Frame 1 (no input): blank canvas, image omitted
Frame 60 (the mouse pressed at the canvas centre just before this capture): blank canvas, image omitted
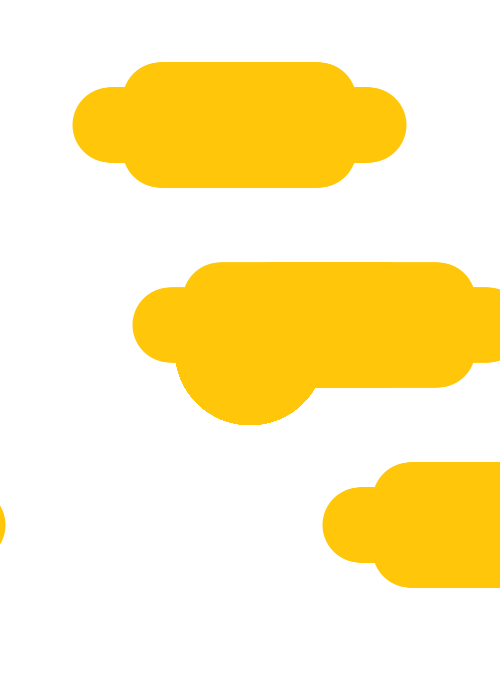
Frame 120 (the mouse held since frame 60 and released just before this capture)

The Processing sketch whose frames 1 and 60 were blank and that drew this single picture after the mouse press (run headless with seeded random() and noise(); from frame 60 on, the mouse is pressed at the canvas centre):

// Processing sketch: processing_71397
// ── processing_71397.pde

float speed1 = 1;
float speed2 = 2;
float drop1 = 15;
float drop2 = 16;
float drop3 = 17;
int rain1Y = 0;
int rain2Y = 0;
int rain3Y = 0;
int cloud1 = 100;
int cloud2 = 150;
int cloud3 = 200;
int cloud4 = 50;
int cloud5 = 250;
int cloud6 = 100;
int cloud7 = 150;
int cloud8 = 200;
int cloud9 = 50;
int cloud10 = 250;
int cloud11 = 350;
int cloud12 = 400;
int cloud13 = 450;
int cloud14 = 300;
int cloud15 = 500;
int x = 325;
int y = 310;
void setup() {
  size(500, 700);
  smooth();
  background(255);
}
void draw() {
  noStroke();
  if (mouseY > 0 && mouseY < 25) {
    fill(0, 175, 232);
    rect(0, 0, 500, 700);
  }
  if (mouseY > 25 && mouseY < 50) {
    fill(37, 169, 210, 50);
    rect(0, 0, 500, 700);
  }
  if (mouseY > 50 && mouseY < 75) {
    fill(36, 164, 202, 50);
    rect(0, 0, 500, 700);
  }
  if (mouseY > 75 && mouseY < 100) {
    fill(39, 161, 188, 50);
    rect(0, 0, 500, 700);
  }
  if (mouseY > 100 && mouseY < 125) {
    fill(75, 157, 172, 50);
    rect(0, 0, 500, 700);
  }
  if (mouseY > 125 && mouseY < 150) {
    fill(107, 151, 157, 50);
    rect(0, 0, 500, 700);
  }
  if (mouseY > 150 && mouseY < 175) {
    fill(127, 147, 144, 50);
    rect(0, 0, 500, 700);
  }
  if (mouseY > 175 && mouseY < 200) {
    fill(143, 142, 133, 50);
    rect(0, 0, 500, 700);
  }
  if (mouseY > 200 && mouseY < 225) {
    fill(159, 138, 122, 50);
    rect(0, 0, 500, 700);
  }
  if (mouseY > 225 && mouseY < 250) {
    fill(170, 132, 110, 50);
    rect(0, 0, 500, 700);
  }
  if (mouseY > 250 && mouseY < 275) {
    fill(183, 128, 100, 50);
    rect(0, 0, 500, 700);
  }
  if (mouseY > 275 && mouseY < 300) {
    fill(195, 121, 87, 50);
    rect(0, 0, 500, 700);
  }
  if (mouseY > 300 && mouseY < 325) {
    fill(208, 114, 75, 50);
    rect(0, 0, 500, 700);
  }
  if (mouseY > 350 && mouseY < 375) {
    fill(224, 104, 60, 50);
    rect(0, 0, 500, 700);
  }
  if (mouseY > 375 && mouseY < 400) {
    fill(238, 92, 45, 50);
    rect(0, 0, 500, 700);
  }
  if (mouseY > 400 && mouseY < 425) {
    fill(226, 85, 50, 50);
    rect(0, 0, 500, 700);
  }
  if (mouseY > 425 && mouseY < 450) {
    fill(208, 79, 58, 50);
    rect(0, 0, 500, 700);
  }
  if (mouseY > 450 && mouseY < 475) {
    fill(189, 74, 64, 50);
    rect(0, 0, 500, 700);
  }
  if (mouseY > 475 && mouseY < 500) {
    fill(173, 70, 71, 50);
    rect(0, 0, 500, 700);
  }
  if (mouseY > 500 && mouseY < 525) {
    fill(155, 63, 75, 50);
    rect(0, 0, 500, 700);
  }
  if (mouseY > 525 && mouseY < 550) {
    fill(141, 59, 80, 50);
    rect(0, 0, 500, 700);
  }
  if (mouseY > 550 && mouseY < 575) {
    fill(128, 55, 83, 50);
    rect(0, 0, 500, 700);
  }
  if (mouseY > 575 && mouseY < 600) {
    fill(101, 49, 89, 50);
    rect(0, 0, 500, 700);
  }
  if (mouseY > 600 && mouseY < 625) {
    fill(85, 45, 92, 50);
    rect(0, 0, 500, 700);
  }
  if (mouseY > 625 && mouseY < 650) {
    fill(73, 42, 93, 50);
    rect(0, 0, 500, 700);
  }
  if (mouseY > 650 && mouseY < 675) {
    fill(58, 38, 95, 50);
    rect(0, 0, 500, 700);
  }
  if (mouseY > 675 && mouseY < 700) {
    fill(43, 35, 97, 50);
    rect(0, 0, 500, 700);
  }
  if (mouseY > 0 && mouseY < 200) {
    fill(255, 255, 0);
  }
  if (mouseY > 200 && mouseY < 400) {
    fill(255, 198, 10);
  }
  if (mouseY > 400 && mouseY < 500) {
    fill(255, 51, 0);
  }
  if (mouseY > 500 && mouseY < 700) {
    fill(255, 255, 255);
  }
  ellipse(mouseX, mouseY, 150, 150);
  //lightning
  if (keyPressed) {
    if (key == 'l') {
      fill(255, 255, 255);
      beginShape();
      vertex(200, 0);
      vertex(250, 100);
      vertex(225, 150);
      vertex(200, 175);
      vertex(180, 200);
      vertex(150, 225);
      vertex(100, 250);
      vertex(0, 300);
      vertex(100, 255);
      vertex(150, 230);
      vertex(180, 205);
      vertex(200, 180);
      vertex(225, 200);
      vertex(250, 250);
      vertex(200, 300);
      vertex(200, 400);
      vertex(150, 450);
      vertex(125, 500);
      vertex(150, 460);
      vertex(200, 410);
      vertex(225, 450);
      vertex(250, 500);
      vertex(300, 525);
      vertex(350, 550);
      vertex(305, 525);
      vertex(255, 500);
      vertex(230, 450);
      vertex(205, 410);
      vertex(205, 300);
      vertex(255, 250);
      vertex(300, 300);
      vertex(400, 350);
      vertex(500, 450);
      vertex(400, 345);
      vertex(300, 295);
      vertex(260, 250);
      vertex(230, 200);
      vertex(205, 180);
      vertex(205, 175);
      vertex(230, 150);
      vertex(255, 100);
      vertex(205, 0);
      endShape();
    }
  }
  //cloud#1  
  if (mouseY < 350) {
    fill(255, 255, 255);
  }
  if (mouseY > 350) {
    fill(150, 150, 150);
  }
  ellipse(cloud1, 100, 75, 75);
  ellipse(cloud2, 100, 75, 75);
  ellipse(cloud3, 100, 75, 75);
  ellipse(cloud4, 125, 75, 75);
  ellipse(cloud5, 125, 75, 75);
  ellipse(cloud1, 150, 75, 75);
  ellipse(cloud2, 150, 75, 75);
  ellipse(cloud3, 150, 75, 75);
  cloud1 += speed1;
  cloud2 += speed1;
  cloud3 += speed1;
  cloud4 += speed1;
  cloud5 += speed1;
  if (cloud1 > width + 75) {
    cloud1 = -75;
  }
  if (cloud2 > width + 75) {
    cloud2 = -75;
  }
  if (cloud3 > width + 75) {
    cloud3 = -75;
  }
  if (cloud4 > width + 75) {
    cloud4 = -75;
  }
  if (cloud5 > width + 75) {
    cloud5 = -75;
  }
  //cloud#2
  ellipse(cloud6, 300, 75, 75);
  ellipse(cloud7, 300, 75, 75);
  ellipse(cloud8, 300, 75, 75);
  ellipse(cloud9, 325, 75, 75);
  ellipse(cloud10, 325, 75, 75);
  ellipse(cloud6, 350, 75, 75);
  ellipse(cloud7, 350, 75, 75);
  ellipse(cloud8, 350, 75, 75);
  cloud6 += speed2;
  cloud7 += speed2;
  cloud8 += speed2;
  cloud9 += speed2;
  cloud10 += speed2;
  if (cloud6 > width + 75) {
    cloud6 = -75;
  }
  if (cloud7 > width + 75) {
    cloud7 = -75;
  }
  if (cloud8 > width + 75) {
    cloud8 = -75;
  }
  if (cloud9 > width + 75) {
    cloud9 = -75;
  }
  if (cloud10 > width + 75) {
    cloud10 = -75;
  }
  //cloud#3
  ellipse(cloud11, 500, 75, 75);
  ellipse(cloud12, 500, 75, 75);
  ellipse(cloud13, 500, 75, 75);
  ellipse(cloud14, 525, 75, 75);
  ellipse(cloud15, 525, 75, 75);
  ellipse(cloud11, 550, 75, 75);
  ellipse(cloud12, 550, 75, 75);
  ellipse(cloud13, 550, 75, 75);
  cloud11 += speed1;
  cloud12 += speed1;
  cloud13 += speed1;
  cloud14 += speed1;
  cloud15 += speed1;
  if (cloud11 > width + 75) {
    cloud11 = -75;
  }
  if (cloud12 > width + 75) {
    cloud12 = -75;
  }
  if (cloud13 > width + 75) {
    cloud13 = -75;
  }
  if (cloud14 > width + 75) {
    cloud14 = -75;
  }
  if (cloud15 > width + 75) {
    cloud15 = -75;
  }
  //rain
  if(keyPressed){
    if(key == 'r'){
  fill(0, 190, 255);
  ellipse(0, rain1Y, 10, 10);
  ellipse(40, rain2Y, 10, 10);
  ellipse(80, rain3Y, 10, 10);
  ellipse(120, rain1Y, 10, 10);
  ellipse(160, rain2Y, 10, 10);
  ellipse(200, rain3Y, 10, 10);
  ellipse(240, rain1Y, 10, 10);
  ellipse(280, rain2Y, 10, 10);
  ellipse(320, rain3Y, 10, 10);
  ellipse(360, rain1Y, 10, 10);
  ellipse(400, rain3Y, 10, 10);
  ellipse(440, rain1Y, 10, 10);
  ellipse(480, rain2Y, 10, 10);
  rain1Y += drop1;
  if (rain1Y > height + 10){
    rain1Y = -10;
  }
  ellipse(20, rain3Y, 10, 10);
  ellipse(60, rain1Y, 10, 10);
  ellipse(100, rain2Y, 10, 10);
  ellipse(140, rain3Y, 10, 10);
  ellipse(180, rain1Y, 10, 10);
  ellipse(220, rain2Y, 10, 10);
  ellipse(260, rain3Y, 10, 10);
  ellipse(300, rain1Y, 10, 10);
  ellipse(340, rain2Y, 10, 10);
  ellipse(380, rain3Y, 10, 10);
  ellipse(420, rain1Y, 10, 10);
  ellipse(460, rain2Y, 10, 10);
  ellipse(500, rain3Y, 10, 10);
  rain2Y += drop2;
  if (rain2Y > height + 10){
    rain2Y = -10;
  }
  ellipse(10, rain1Y, 10, 10);
  ellipse(50, rain2Y, 10, 10);
  ellipse(90, rain3Y, 10, 10);
  ellipse(130, rain1Y, 10, 10);
  ellipse(170, rain2Y, 10, 10);
  ellipse(310, rain3Y, 10, 10);
  ellipse(250, rain1Y, 10, 10);
  ellipse(290, rain2Y, 10, 10);
  ellipse(330, rain3Y, 10, 10);
  ellipse(370, rain1Y, 10, 10);
  ellipse(410, rain3Y, 10, 10);
  ellipse(450, rain1Y, 10, 10);
  ellipse(490, rain2Y, 10, 10);
  rain3Y += drop3;
  if (rain1Y > height + 10){
    rain3Y = -10;
  }
    }
  }
  if(keyPressed){
   if(key == 'b'){   
fill(0);
beginShape();
vertex(300,300);
vertex(300,320);
vertex(325,310);
vertex(350,325);
vertex(375,310);
vertex(380,315);
vertex(385,310);
vertex(400,305);
vertex(385,300);
vertex(385,295);
vertex(370,300);
vertex(390,270);
vertex(425,290);
vertex(435,290);
vertex(390,250);
vertex(350,300);
vertex(350,250);
vertex(300,290);
vertex(310,290);
vertex(340,270);
vertex(340,300);
endShape();
   }
  }
}
